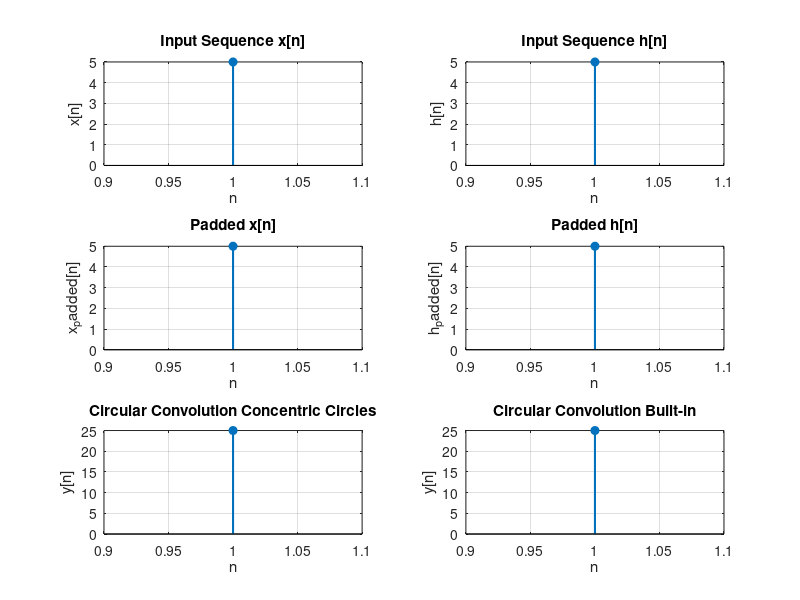

Here is the MATLAB script that generated this plot:
clc;
clf;
close all;

% Define the input sequences
x = input('Enter the 1st sequence x[n] as a vector (e.g., [1, 2, 3, 4]): ');
h = input('Enter the 2nd sequence h[n] as a vector (e.g., [1, 2, 3, 4]): ');

% Calculate the length of the sequences
N1 = length(x);
N2 = length(h);

% The length of the linear convolution
N = N1 + N2 - 1;

% Zero-pad both sequences to the length of the linear convolution
x_padded = [x, zeros(1, N - N1)];
h_padded = [h, zeros(1, N - N2)];

y_circular = zeros(1, N);

% Perform circular convolution manually using the mod function
for i = 1:N
    y_sum = 0;
    for j = 1:N1
        index = mod(i - j, N) + 1;  
        if index <= N2
            y_sum = y_sum + x_padded(j) * h_padded(index);
        end
    end
    y_circular(i) = y_sum;
end

% Calculate linear convolution using built-in function
y_builtin = conv(x, h);

% Display the results
disp('Linear Convolution using Circular Convolution:');
disp(y_circular);

disp('Linear Convolution using built-in "conv" function:');
disp(y_builtin);


% Plot input sequence x[n]
subplot(3,2,1);
stem(x, 'filled', 'LineWidth', 1.5);
title('Input Sequence x[n]');
xlabel('n');
ylabel('x[n]');
grid on;































































% Plot input sequence h[n]
subplot(3,2,2);
stem(h, 'filled', 'LineWidth', 1.5);
title('Input Sequence h[n]');
xlabel('n');
ylabel('h[n]');
grid on;


% Plot padded x sequence
subplot(3,2,3);
stem(x_padded, 'filled', 'LineWidth', 1.5);
title('Padded x[n]');
xlabel('n');
ylabel('x_padded[n]');
grid on;

% Plot padded h sequence
subplot(3,2,4);
stem(h_padded, 'filled', 'LineWidth', 1.5);
title('Padded h[n]');
xlabel('n');
ylabel('h_padded[n]');
grid on;

% Plot circular convolution result (concentric circles method)
subplot(3,2,5);
stem(y_circular, 'filled', 'LineWidth', 1.5);
title('Circular Convolution Concentric Circles');
xlabel('n');
ylabel('y[n]');
grid on;

% Plot circular convolution result (built-in function)
subplot(3,2,6);
stem(y_builtin, 'filled', 'LineWidth', 1.5);
title('Circular Convolution Built-in');
xlabel('n');
ylabel('y[n]');
grid on;

